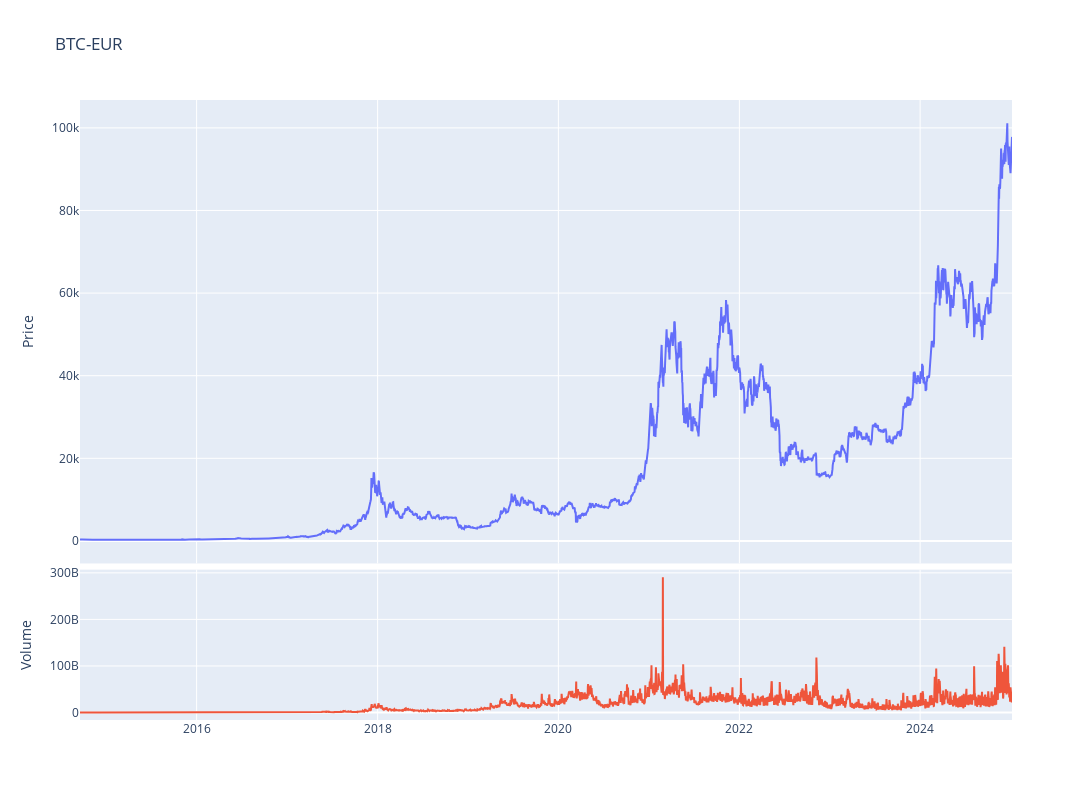

The cell this chart's notebook holds for it:
### Code cell
fig = make_subplots(rows=4, cols=1,shared_xaxes=True,vertical_spacing=0.01,specs=[[{'rowspan':3,'colspan':1}],[None],[None],[{'rowspan':1,'colspan':1}]])

# Graph (1,1)
fig.add_trace(go.Scatter(x=stock_ticker.index,y=stock_ticker['Adj Close'],mode="lines",name=f"{ticker}"),row=1, col=1)
# Update xaxis properties
fig.update_yaxes(title_text="Price", row=1, col=1)

# Graph (4,1)
fig.add_trace(go.Scatter(x=stock_ticker.index,y=stock_ticker['Volume'],mode="lines",name='Volume'),row=4, col=1)
fig.update_yaxes(title_text="Volume", row=4, col=1)

fig.update_layout(height=800, width=1300,showlegend=False,title=f"{ticker}")

fig.show()

### Figure 1 — Plotly figure (JSON) as saved in the notebook; plotly's stock layout.template omitted (floating-point values rounded to 4 significant figures; data arrays with more than 128 entries replaced by an {"elided": "..."} marker saying what was removed)
{"data": [{"mode": "lines", "name": "BTC-EUR", "type": "scatter", "x": {"elided": "3765 str values"}, "xaxis": "x", "y": {"elided": "3765 float values"}, "yaxis": "y"}, {"mode": "lines", "name": "Volume", "type": "scatter", "x": {"elided": "3765 str values"}, "xaxis": "x2", "y": {"elided": "3765 int values"}, "yaxis": "y2"}], "layout": {"height": 800, "showlegend": false, "title": {"text": "BTC-EUR"}, "width": 1300, "xaxis": {"anchor": "y", "domain": [0, 1], "matches": "x2", "showticklabels": false}, "xaxis2": {"anchor": "y2", "domain": [0, 1]}, "yaxis": {"anchor": "x", "domain": [0.2525, 1], "title": {"text": "Price"}}, "yaxis2": {"anchor": "x2", "domain": [0, 0.2425], "title": {"text": "Volume"}}}}
